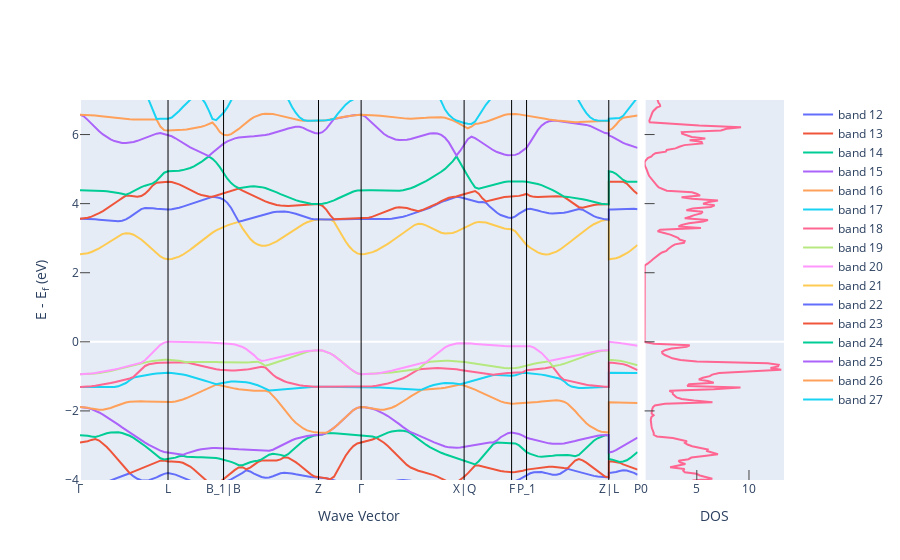

The cell this chart's notebook holds for it:
### Markdown cell above
<h2> Bande interdite </h2>

### Code cell
fig_el_bs_and_dos = get_plot_bs_and_dos(el_bs, el_dos, plot_range=[-4,7])
band_gap = el_bs.get_band_gap()
fig_el_bs_and_dos.show()
print(band_gap)

### Figure 1 — Plotly figure (JSON) as saved in the notebook; plotly's stock layout.template omitted (floating-point values rounded to 4 significant figures; data arrays with more than 128 entries replaced by an {"elided": "..."} marker saying what was removed)
{"data": [{"mode": "lines", "name": "band 12", "type": "scatter", "x": {"elided": "157 float values"}, "xaxis": "x", "y": {"elided": "157 float values"}, "yaxis": "y"}, {"mode": "lines", "name": "band 13", "type": "scatter", "x": {"elided": "157 float values"}, "xaxis": "x", "y": {"elided": "157 float values"}, "yaxis": "y"}, {"mode": "lines", "name": "band 14", "type": "scatter", "x": {"elided": "157 float values"}, "xaxis": "x", "y": {"elided": "157 float values"}, "yaxis": "y"}, {"mode": "lines", "name": "band 15", "type": "scatter", "x": {"elided": "157 float values"}, "xaxis": "x", "y": {"elided": "157 float values"}, "yaxis": "y"}, {"mode": "lines", "name": "band 16", "type": "scatter", "x": {"elided": "157 float values"}, "xaxis": "x", "y": {"elided": "157 float values"}, "yaxis": "y"}, {"mode": "lines", "name": "band 17", "type": "scatter", "x": {"elided": "157 float values"}, "xaxis": "x", "y": {"elided": "157 float values"}, "yaxis": "y"}, {"mode": "lines", "name": "band 18", "type": "scatter", "x": {"elided": "157 float values"}, "xaxis": "x", "y": {"elided": "157 float values"}, "yaxis": "y"}, {"mode": "lines", "name": "band 19", "type": "scatter", "x": {"elided": "157 float values"}, "xaxis": "x", "y": {"elided": "157 float values"}, "yaxis": "y"}, {"mode": "lines", "name": "band 20", "type": "scatter", "x": {"elided": "157 float values"}, "xaxis": "x", "y": {"elided": "157 float values"}, "yaxis": "y"}, {"mode": "lines", "name": "band 21", "type": "scatter", "x": {"elided": "157 float values"}, "xaxis": "x", "y": {"elided": "157 float values"}, "yaxis": "y"}, {"mode": "lines", "name": "band 22", "type": "scatter", "x": {"elided": "157 float values"}, "xaxis": "x", "y": {"elided": "157 float values"}, "yaxis": "y"}, {"mode": "lines", "name": "band 23", "type": "scatter", "x": {"elided": "157 float values"}, "xaxis": "x", "y": {"elided": "157 float values"}, "yaxis": "y"}, {"mode": "lines", "name": "band 24", "type": "scatter", "x": {"elided": "157 float values"}, "xaxis": "x", "y": {"elided": "157 float values"}, "yaxis": "y"}, {"mode": "lines", "name": "band 25", "type": "scatter", "x": {"elided": "157 float values"}, "xaxis": "x", "y": {"elided": "157 float values"}, "yaxis": "y"}, {"mode": "lines", "name": "band 26", "type": "scatter", "x": {"elided": "157 float values"}, "xaxis": "x", "y": {"elided": "157 float values"}, "yaxis": "y"}, {"mode": "lines", "name": "band 27", "type": "scatter", "x": {"elided": "157 float values"}, "xaxis": "x", "y": {"elided": "157 float values"}, "yaxis": "y"}, {"mode": "lines", "showlegend": false, "type": "scatter", "x": {"elided": "2001 float values"}, "xaxis": "x2", "y": {"elided": "2001 float values"}, "yaxis": "y2"}], "layout": {"shapes": [{"line": {"color": "black", "width": 1}, "type": "line", "x0": 1.133, "x1": 1.133, "xref": "x", "y0": 0, "y1": 1, "yref": "y domain"}, {"line": {"color": "black", "width": 1}, "type": "line", "x0": 1.848, "x1": 1.848, "xref": "x", "y0": 0, "y1": 1, "yref": "y domain"}, {"line": {"color": "black", "width": 1}, "type": "line", "x0": 3.07, "x1": 3.07, "xref": "x", "y0": 0, "y1": 1, "yref": "y domain"}, {"line": {"color": "black", "width": 1}, "type": "line", "x0": 3.619, "x1": 3.619, "xref": "x", "y0": 0, "y1": 1, "yref": "y domain"}, {"line": {"color": "black", "width": 1}, "type": "line", "x0": 4.944, "x1": 4.944, "xref": "x", "y0": 0, "y1": 1, "yref": "y domain"}, {"line": {"color": "black", "width": 1}, "type": "line", "x0": 5.555, "x1": 5.555, "xref": "x", "y0": 0, "y1": 1, "yref": "y domain"}, {"line": {"color": "black", "width": 1}, "type": "line", "x0": 5.748, "x1": 5.748, "xref": "x", "y0": 0, "y1": 1, "yref": "y domain"}, {"line": {"color": "black", "width": 1}, "type": "line", "x0": 6.806, "x1": 6.806, "xref": "x", "y0": 0, "y1": 1, "yref": "y domain"}], "xaxis": {"anchor": "y", "domain": [0, 0.792], "mirror": true, "showgrid": false, "ticklen": 0, "ticks": "inside", "ticktext": ["Γ", "L", "B_1|B", "Z", "Γ", "X|Q", "F", "P_1", "Z|L", "P"], "tickvals": [0, 1.133, 1.848, 3.07, 3.619, 4.944, 5.555, 5.748, 6.806, 7.177], "title": {"text": "Wave Vector"}}, "xaxis2": {"anchor": "y2", "domain": [0.802, 1], "mirror": true, "range": [0, 13.36], "showgrid": false, "ticklen": 10, "ticks": "inside", "title": {"text": "DOS"}}, "yaxis": {"anchor": "x", "domain": [0, 1], "mirror": true, "range": [-4, 7], "showgrid": false, "ticklen": 10, "ticks": "inside", "title": {"text": "E - E<sub>f</sub> (eV)"}}, "yaxis2": {"anchor": "x2", "domain": [0, 1], "matches": "y", "mirror": true, "showgrid": false, "showticklabels": false, "ticklen": 10, "ticks": "inside"}}}
